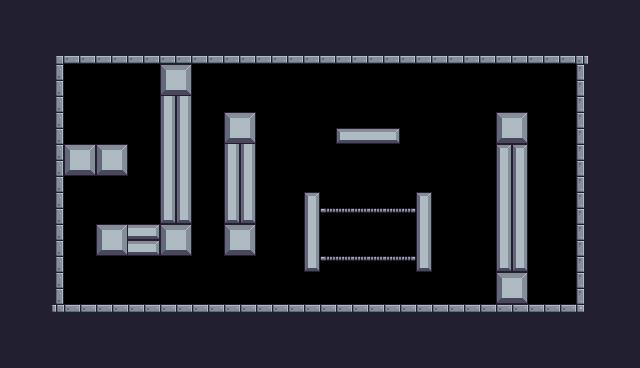

The image is a tile-based game level rendered from a .tmx file. Its description and complete source (layers, tilesets, objects, tile grids) follow:
An orthogonal 40x23 tile map with 16x16 px tiles, 1 tile layer (Background) and 16 objects (2x Platform, Player, Checkpoint).

<map version="1.10" tiledversion="1.12.1" orientation="orthogonal" renderorder="right-down" width="40" height="23" tilewidth="16" tileheight="16" infinite="0" nextlayerid="6" nextobjectid="118">
 <tileset firstgid="1" source="Pixel Adventure.tsx" />
 <layer id="1" name="Background" width="40" height="23">
  <properties>
   <property name="BackgroundColor" value="Gray" />
  </properties>
  <data encoding="csv">
24,24,24,24,24,24,24,24,24,24,24,24,24,24,24,24,24,24,24,24,24,24,24,24,24,24,24,24,24,24,24,24,24,24,24,24,24,24,24,24,
24,24,24,24,24,24,24,24,24,24,24,24,24,24,24,24,24,24,24,24,24,24,24,24,24,24,24,24,24,24,24,24,24,24,24,24,24,24,24,24,
24,24,200,200,200,24,24,24,24,24,24,24,24,24,24,24,24,24,24,24,24,24,24,24,24,24,24,24,24,24,24,24,24,24,200,200,200,200,200,24,
24,24,200,4,46,46,46,46,46,46,46,46,46,46,46,46,46,46,46,46,46,46,46,46,46,46,46,46,46,46,46,46,46,46,46,46,5,200,24,24,
24,24,200,25,0,0,0,0,0,0,124,125,0,0,0,0,0,0,0,0,0,0,0,0,0,0,0,0,0,0,0,0,0,0,0,0,23,200,24,24,
24,24,24,25,0,0,0,0,0,0,146,147,0,0,0,0,0,0,0,0,0,0,0,0,0,0,0,0,0,0,0,0,0,0,0,0,23,24,24,24,
24,24,24,25,0,0,0,0,0,0,126,126,0,0,0,0,0,0,0,0,0,0,0,0,0,0,0,0,0,0,0,0,0,0,0,0,23,24,24,24,
24,24,24,25,0,0,0,0,0,0,126,126,0,0,124,125,0,0,0,0,0,0,0,0,0,0,0,0,0,0,0,124,125,0,0,0,23,24,24,24,
24,24,24,25,0,0,0,0,0,0,126,126,0,0,146,147,0,0,0,0,0,101,102,102,103,0,0,0,0,0,0,146,147,0,0,0,23,24,24,24,
24,24,24,25,124,125,124,125,0,0,126,126,0,0,126,126,0,0,0,0,0,0,0,0,0,0,0,0,0,0,0,104,104,0,0,0,23,24,24,24,
24,24,24,25,146,147,146,147,0,0,126,126,0,0,126,126,0,0,0,0,0,0,0,0,0,0,0,0,0,0,0,126,126,0,0,0,23,24,24,24,
24,24,24,25,0,0,0,0,0,0,126,126,0,0,126,126,0,0,0,0,0,0,0,0,0,0,0,0,0,0,0,126,126,0,0,0,23,24,24,24,
24,24,24,25,0,0,0,0,0,0,126,126,0,0,126,126,0,0,0,104,0,0,0,0,0,0,104,0,0,0,0,126,126,0,0,0,23,24,24,24,
24,24,24,25,0,0,0,0,0,0,148,148,0,0,148,148,0,0,0,126,62,63,63,63,63,64,126,0,0,0,0,126,126,0,0,0,23,24,24,24,
24,24,24,25,0,0,124,125,102,103,124,125,0,0,124,125,0,0,0,126,0,0,0,0,0,0,126,0,0,0,0,126,126,0,0,0,23,24,24,24,
24,24,24,25,0,0,146,147,102,103,146,147,0,0,146,147,0,0,0,126,0,0,0,0,0,0,126,0,0,0,0,126,126,0,0,0,23,24,24,24,
24,24,24,25,0,0,0,0,0,0,0,0,0,0,0,0,0,0,0,148,62,63,63,63,63,64,148,0,0,0,0,148,148,0,0,0,23,24,24,24,
24,24,200,25,0,0,0,0,0,0,0,0,0,0,0,0,0,0,0,0,0,0,0,0,0,0,0,0,0,0,0,124,125,0,0,0,23,200,24,24,
24,24,200,25,0,0,0,0,0,0,0,0,0,0,0,0,0,0,0,0,0,0,0,0,0,0,0,0,0,0,0,146,147,0,0,0,23,200,24,24,
24,24,200,26,2,2,2,2,2,2,2,2,2,2,2,2,2,2,2,2,2,2,2,2,2,2,2,2,2,2,2,2,2,2,2,2,27,200,24,24,
24,24,200,200,200,24,24,24,24,24,24,24,24,24,24,24,24,24,24,24,24,24,24,24,24,24,24,24,24,24,24,24,24,24,24,200,200,200,24,24,
24,24,200,200,24,24,24,24,24,24,24,24,24,24,24,24,24,24,24,24,24,24,24,24,24,24,24,24,24,24,24,24,24,24,24,24,24,24,24,24,
24,24,24,24,24,24,24,24,24,24,24,24,24,24,24,24,24,24,24,24,24,24,24,24,24,24,24,24,24,24,24,24,24,24,24,24,24,24,24,24
</data>
 </layer>
 <objectgroup id="3" name="Spawnpoints">
  <properties>
   <property name="BackgroundColor" value="Gray" />
  </properties>
  <object id="80" name="Player" type="Player" x="80" y="96" width="32" height="32" />
  <object id="89" type="Checkpoint" x="528" y="240" width="64" height="64" />
 </objectgroup>
 <objectgroup id="5" name="Collisions">
  <object id="7" x="48" y="48" width="544" height="16" />
  <object id="8" x="48" y="304" width="544" height="16" />
  <object id="9" x="48" y="64" width="16" height="240" />
  <object id="10" x="576" y="64" width="16" height="240" />
  <object id="104" x="496" y="112" width="32" height="192" />
  <object id="105" x="160" y="64" width="32" height="192" />
  <object id="106" x="96" y="224" width="64" height="32" />
  <object id="107" x="64" y="144" width="64" height="32" />
  <object id="112" x="224" y="112" width="32" height="144" />
  <object id="113" x="304" y="192" width="16" height="80" />
  <object id="114" x="416" y="192" width="16" height="80" />
  <object id="115" x="336" y="128" width="64" height="16" />
  <object id="116" type="Platform" x="320" y="208" width="96" height="5" />
  <object id="117" type="Platform" x="320" y="256" width="96" height="5" />
 </objectgroup>
</map>
